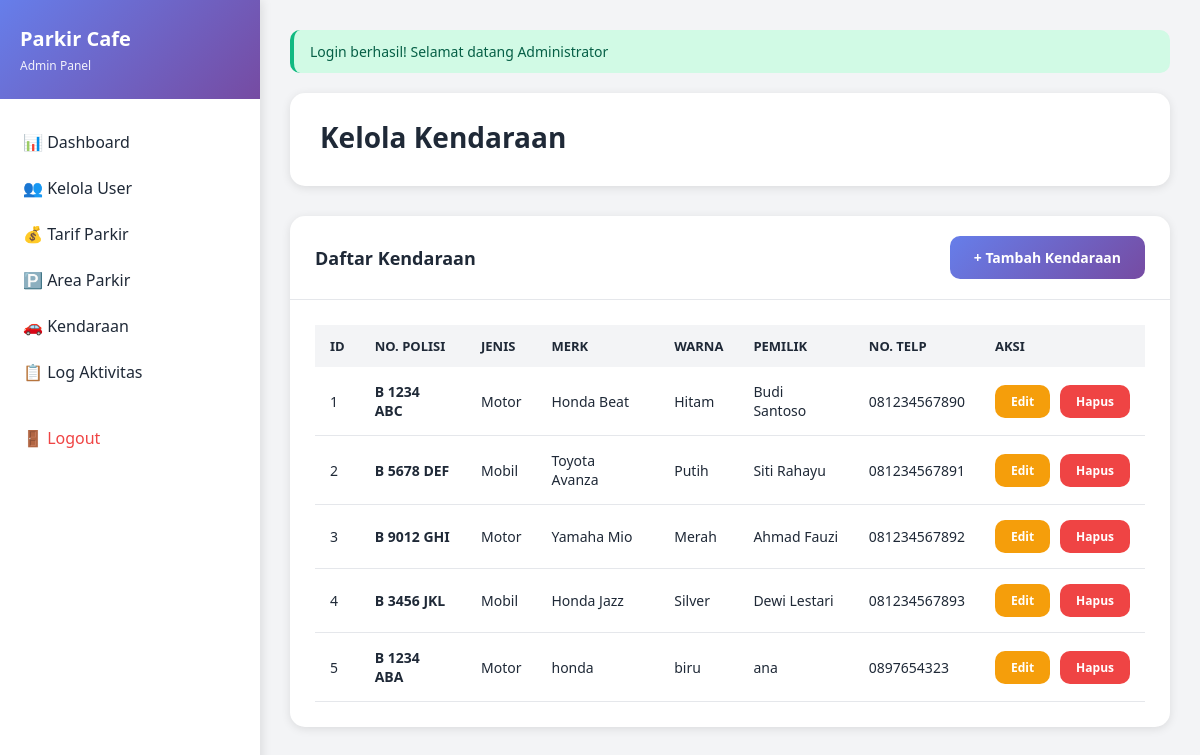
Page /admin/kendaraan (signed in) on the committed database.
### tables this page shows
CREATE TABLE `kendaraan` (
  `id` int(11) NOT NULL,
  `no_polisi` varchar(20) NOT NULL,
  `jenis_kendaraan` enum('motor','mobil','bus','truk') NOT NULL,
  `merk` varchar(50) DEFAULT NULL,
  `warna` varchar(30) DEFAULT NULL,
  `nama_pemilik` varchar(100) DEFAULT NULL,
  `no_telp_pemilik` varchar(20) DEFAULT NULL,
  `created_at` timestamp NOT NULL DEFAULT current_timestamp(),
  `updated_at` timestamp NOT NULL DEFAULT current_timestamp() ON UPDATE current_timestamp()
);

### controllers/AdminController.php (called while the page is built, shortened)
<?php
class AdminController extends Controller {
    private $kendaraanModel;
    public function __construct() {
        $this->kendaraanModel = $this->model('KendaraanModel');
    }
    public function kendaraan() {
        $data = [
            'title' => 'Kelola Kendaraan',
            'kendaraan' => $this->kendaraanModel->getAll(),
            'flash' => $this->getFlash()
        ];
        $this->view('admin/kendaraan/index', $data);
    }
}

### core/App.php (called while the page is built, shortened)
<?php
class App {
    protected $method = 'login';
    public function __construct() {
        $url = $this->parseURL();
        if (isset($url[0])) {
            $controllerName = ucfirst($url[0]) . 'Controller';
            $controllerPath = __DIR__ . '/../controllers/' . $controllerName . '.php';
            if (file_exists($controllerPath)) {
                unset($url[0]);
            }
        }
        $this->controller = new $this->controller;
        if (isset($url[1])) {
            if (method_exists($this->controller, $url[1])) {
                $this->method = $url[1];
                unset($url[1]);
            }
        }
        $this->params = $url ? array_values($url) : [];
        call_user_func_array([$this->controller, $this->method], $this->params);
    }
    public function parseURL() {
        if (isset($_GET['url'])) {
            $url = rtrim($_GET['url'], '/');
            $url = filter_var($url, FILTER_SANITIZE_URL);
            $url = explode('/', $url);
            return $url;
        }
        return [];
    }
}

### index.php (called while the page is built, shortened)
<?php
$app = new App();

### core/Model.php (called while the page is built, shortened)
<?php
class Model {
    protected $db;
    protected $table;
    public function __construct() {
        $this->db = Database::getInstance()->getConnection();
    }
    public function getAll() {
        $stmt = $this->db->prepare("SELECT * FROM {$this->table}");
        $stmt->execute();
        return $stmt->fetchAll();
    }
}

### config/Database.php (called while the page is built, shortened)
<?php
class Database {
    private static $instance = null;
    private $connection;
    private $host = 'localhost';
    private $dbname = 'parkir_cafe';
    private $username = 'root';
    private $password = '';
    private function __construct() {
        try {
            $this->connection = new PDO(
                "mysql:host={$this->host};dbname={$this->dbname};charset=utf8mb4",
                $this->username,
                $this->password,
                [
                    PDO::ATTR_ERRMODE => PDO::ERRMODE_EXCEPTION,
                    PDO::ATTR_DEFAULT_FETCH_MODE => PDO::FETCH_ASSOC,
                    PDO::ATTR_EMULATE_PREPARES => false
                ]
            );
        } catch (PDOException $e) {
            die("Database connection failed: " . $e->getMessage());
        }
    }
    public static function getInstance() {
        if (self::$instance === null) {
            self::$instance = new self();
        }
        return self::$instance;
    }
    public function getConnection() {
        return $this->connection;
    }
}

### views/admin/kendaraan/index.php (the view)
<?php require_once __DIR__ . '/../../layouts/header.php'; ?>
<?php if ($flash): ?>
    <div class="alert alert-<?= $flash['type'] ?>">
        <?= $flash['message'] ?>
    </div>
<?php endif; ?>
<div class="page-header">
    <h1>Kelola Kendaraan</h1>
</div>
<div class="card">
    <div class="card-header">
        <h3 class="card-title">Daftar Kendaraan</h3>
        <a href="<?= BASE_URL ?>admin/createKendaraan" class="btn btn-primary">+ Tambah Kendaraan</a>
    </div>
    <div class="card-body">
        <div class="table-responsive">
            <table>
                <thead>
                    <tr>
                        <th>ID</th>
                        <th>No. Polisi</th>
                        <th>Jenis</th>
                        <th>Merk</th>
                        <th>Warna</th>
                        <th>Pemilik</th>
                        <th>No. Telp</th>
                        <th>Aksi</th>
                    </tr>
                </thead>
                <tbody>
                    <?php foreach ($kendaraan as $k): ?>
                    <tr>
                        <td><?= $k['id'] ?></td>
                        <td><strong><?= $k['no_polisi'] ?></strong></td>
                        <td><?= ucfirst($k['jenis_kendaraan']) ?></td>
                        <td><?= $k['merk'] ?></td>
                        <td><?= $k['warna'] ?></td>
                        <td><?= $k['nama_pemilik'] ?></td>
                        <td><?= $k['no_telp_pemilik'] ?></td>
                        <td>
                            <div class="d-flex gap-2">
                                <a href="<?= BASE_URL ?>admin/editKendaraan/<?= $k['id'] ?>" class="btn btn-sm btn-warning">Edit</a>
                                <a href="<?= BASE_URL ?>admin/deleteKendaraan/<?= $k['id'] ?>"
                                   class="btn btn-sm btn-danger"
                                   onclick="return confirmDelete()">Hapus</a>
                            </div>
                        </td>
                    </tr>
                    <?php endforeach; ?>
                </tbody>
            </table>
        </div>
    </div>
</div>
<?php require_once __DIR__ . '/../../layouts/footer.php'; ?>

### public/css/style.css (style rules this page uses)
* { margin: 0; padding: 0; box-sizing: border-box; }
:root { --primary: #667eea; --primary-dark: #5568d3; --secondary: #764ba2; --success: #10b981; --danger: #ef4444; --warning: #f59e0b; --info: #3b82f6; --dark: #1f2937; --light: #f3f4f6; --white: #ffffff; --border: #e5e7eb; --shadow: rgba(0, 0, 0, 0.1); --shadow-lg: rgba(0, 0, 0, 0.15); }
body { font-family: 'Segoe UI', Tahoma, Geneva, Verdana, sans-serif; background: linear-gradient(135deg, #667eea 0%, #764ba2 100%); min-height: 100vh; color: var(--dark); }
.btn { display: inline-block; padding: 12px 24px; border: none; border-radius: 10px; font-size: 14px; font-weight: 600; cursor: pointer; transition: all 0.3s ease; text-decoration: none; text-align: center; }
.btn-primary { background: linear-gradient(135deg, var(--primary) 0%, var(--secondary) 100%); color: var(--white); }
.btn-danger { background: var(--danger); color: var(--white); }
.btn-warning { background: var(--warning); color: var(--white); }
.btn-sm { padding: 8px 16px; font-size: 12px; }
.alert { padding: 12px 16px; border-radius: 10px; margin-bottom: 20px; font-size: 14px; animation: slideDown 0.3s ease; }
.alert-success { background: #d1fae5; color: #065f46; border-left: 4px solid var(--success); }
.page-header { background: var(--white); padding: 25px 30px; border-radius: 15px; margin-bottom: 30px; box-shadow: 0 2px 10px var(--shadow); }
.page-header h1 { font-size: 28px; color: var(--dark); margin-bottom: 5px; }
.card { background: var(--white); border-radius: 15px; box-shadow: 0 2px 10px var(--shadow); margin-bottom: 30px; }
.card-header { padding: 20px 25px; border-bottom: 1px solid var(--border); display: flex; justify-content: space-between; align-items: center; }
.card-title { font-size: 18px; font-weight: 600; color: var(--dark); }
.card-body { padding: 25px; }
.table-responsive { overflow-x: auto; }
table { width: 100%; border-collapse: collapse; }
table thead { background: var(--light); }
table th { padding: 12px 15px; text-align: left; font-weight: 600; color: var(--dark); font-size: 13px; text-transform: uppercase; }
table td { padding: 15px; border-bottom: 1px solid var(--border); font-size: 14px; }
.d-flex { display: flex; }
.gap-2 { gap: 10px; }

### rows in the picture
kendaraan: id "1", no_polisi "B 1234 ABC", jenis_kendaraan "Motor", merk "Honda Beat", warna "Hitam", nama_pemilik "Budi Santoso", no_telp_pemilik "081234567890"
kendaraan: id "2", no_polisi "B 5678 DEF", jenis_kendaraan "Mobil", merk "Toyota Avanza", warna "Putih", nama_pemilik "Siti Rahayu", no_telp_pemilik "081234567891"
kendaraan: id "3", no_polisi "B 9012 GHI", jenis_kendaraan "Motor", merk "Yamaha Mio", warna "Merah", nama_pemilik "Ahmad Fauzi", no_telp_pemilik "081234567892"
kendaraan: id "4", no_polisi "B 3456 JKL", jenis_kendaraan "Mobil", merk "Honda Jazz", warna "Silver", nama_pemilik "Dewi Lestari", no_telp_pemilik "081234567893"
kendaraan: id "5", no_polisi "B 1234 ABA", jenis_kendaraan "Motor", merk "honda", warna "biru", nama_pemilik "ana", no_telp_pemilik "0897654323"

### other values in the picture
$_SESSION['role'] "Admin"
$flash['message'] "Login berhasil! Selamat datang Administrator"
